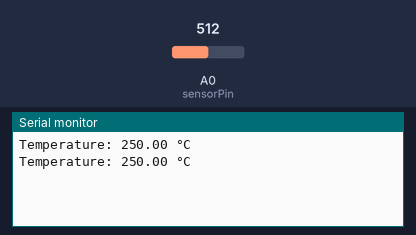
A sketch run on a simulated Arduino Uno, built with avr-gcc and run on an emulated ATmega328P. Shown: the last lines printed to the serial monitor. The test bench sets the inputs (shaded band); at power-on: A0 (sensorPin) = 512.

Above: at 1.8 s.
1.9 s: A0 (sensorPin) set to 716
At 2.8 s:
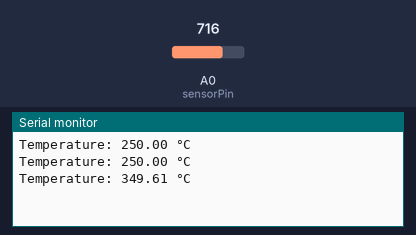
3.4 s: A0 (sensorPin) set to 900
At 4.8 s:
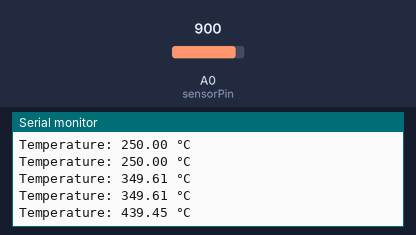
Timing chart, 0 to 6.4 s (numbered marks = the images above; inputs shaded):
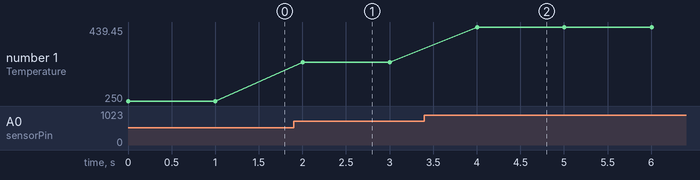

Measured:
- after the input at 1.9 s, the serial monitor: prints a new line after 0.10 s (image 1)
- after the input at 3.4 s, the serial monitor: prints a new line after 0.60 s (image 2)
- plotted number 1: 250 → 349.61 after the input at 1.9 s, 349.61 → 439.45 after the input at 3.4 s

The sketch:

temperature_sensor_display.ino.ino
```cpp
const int sensorPin = A0;
float temperature;

void setup() {
  Serial.begin(9600);
}

void loop() {
  int reading = analogRead(sensorPin);
  temperature = reading * 0.48828125;  // Convert ADC to Celsius
  Serial.print("Temperature: ");
  Serial.print(temperature);
  Serial.println(" °C");
  delay(1000);
}
```
